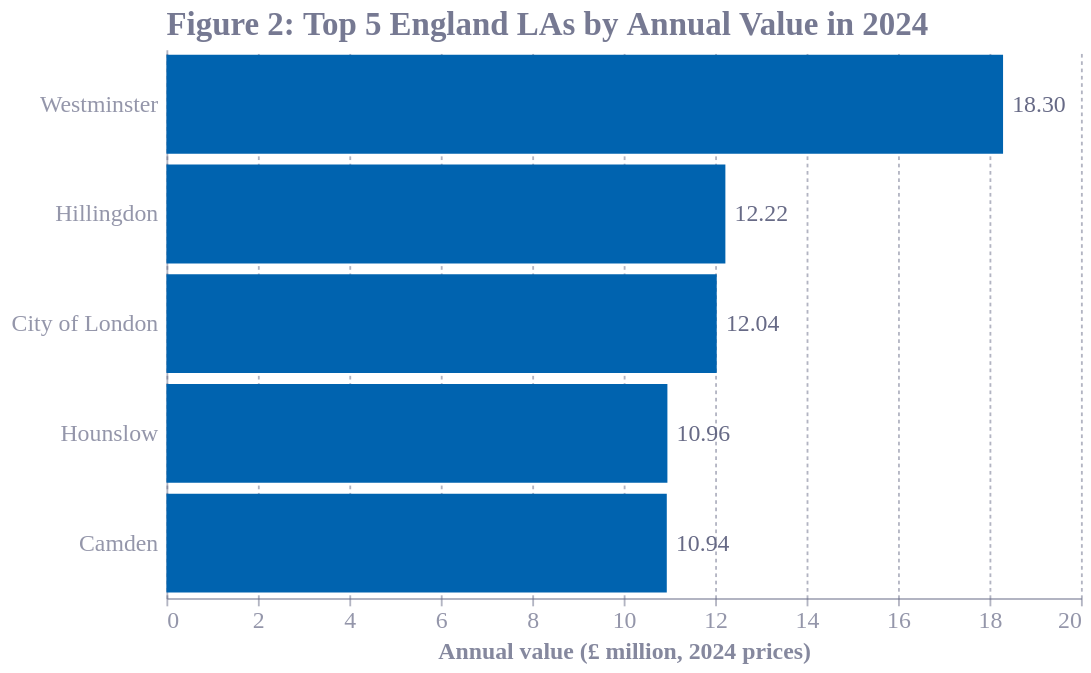

Source (notebook cell):
### Code cell
figure2

### Figure 1 — Vega-Lite specification as saved in the notebook (floating-point values rounded to 4 significant figures)
{"config": {"font": "Circular Std", "text": {"color": "#676A86", "align": "left", "baseline": "middle", "dx": 7, "dy": 0, "fontSize": 11}, "view": {"stroke": null, "continuousWidth": 400, "continuousHeight": 300, "discreteWidth": 400, "discreteHeight": 300}, "range": {"category": ["#36B7B4", "#E6224B", "#F4C245", "#0063AF", "#00A767", "#179FDB", "#EB5C2E", "#5C267B", "#122B39"], "diverging": ["#E6224B", "#E54753", "#C9C9C9", "#179FDB", "#122B39"], "heatmap": ["#C9C9C9", "#179FDB", "#0063AF", "#122B39"], "ordinal": ["#00A767", "#36B7B4", "#179FDB", "#0063AF", "#243B5A"]}, "bar": {"color": "#179fdb"}, "line": {"color": "#e6224b"}, "rule": {"color": "#676A86"}, "area": {"opacity": 0.8}, "point": {"filled": true, "size": 80, "color": "#e6224b", "opacity": 0.95}, "geoshape": {"stroke": "white", "strokeWidth": 0.3}, "rect": {"fill": "#d6d4d4", "opacity": 0.3}, "axis": {"labelColor": "#676A86", "labelFontSize": 13, "labelFont": "Circular Std", "labelOpacity": 0.7, "tickColor": "#676A86", "tickOpacity": 0.5, "domainColor": "#676A86", "domainOpacity": 0.5, "gridColor": "#676A86", "gridDash": [2, 2], "gridOpacity": 0.5, "title": null, "titleColor": "#676A86", "titleOpacity": 0.8, "tickSize": 4, "titleFontSize": 13}, "axisXDiscrete": {"grid": false, "labelAngle": 0, "tickCount": 10, "tickOpacity": 0.5, "title": null}, "axisYDiscrete": {"ticks": false, "labelPadding": 5}, "axisXTemporal": {"grid": false, "ticks": true}, "axisXQuantitative": {"grid": true}, "axisYQuantitative": {"gridColor": "#676A86", "gridDash": [1, 5], "gridOpacity": 0.5, "ticks": false, "labelPadding": 5, "tickCount": 8, "titleAngle": 0, "titleAlign": "left", "titleBaseline": "bottom", "titleX": 0, "titleY": -5}, "title": {"color": "#676A86E6", "subtitleColor": "#676A86", "font": "Circular Std", "subtitleFont": "Circular Std", "anchor": "start", "fontSize": 18, "subtitleFontSize": 12, "subtitlePadding": 4, "offset": 0, "frame": "group"}, "legend": {"titleColor": "#122b39", "title": null, "labelColor": "#122b39", "labelFontSize": 11}}, "layer": [{"mark": {"type": "bar", "color": "#0063AF"}, "encoding": {"x": {"field": "value", "title": "Annual value (£ million, 2024 prices)", "type": "quantitative"}, "y": {"field": "LA_name", "sort": ["Westminster", "Hillingdon", "City of London", "Hounslow", "Camden"], "title": null, "type": "nominal"}}, "title": "Figure 2: Top 5 England LAs by Annual Value in 2024"}, {"mark": {"type": "text", "align": "left", "dx": 5, "fontSize": 13}, "encoding": {"text": {"field": "value", "format": ".2f", "type": "quantitative"}, "x": {"field": "value", "type": "quantitative"}, "y": {"field": "LA_name", "sort": ["Westminster", "Hillingdon", "City of London", "Hounslow", "Camden"], "type": "nominal"}}}], "data": {"name": "data-3b99132300daa881a85fdd343ab58510"}, "height": 300, "width": 500, "$schema": "https://vega.github.io/schema/vega-lite/v6.4.1.json", "datasets": {"data-3b99132300daa881a85fdd343ab58510": [{"region": "England", "LA_name": "Westminster", "value": 18.3}, {"region": "England", "LA_name": "Hillingdon", "value": 12.22}, {"region": "England", "LA_name": "City of London", "value": 12.04}, {"region": "England", "LA_name": "Hounslow", "value": 10.96}, {"region": "England", "LA_name": "Camden", "value": 10.94}]}}
